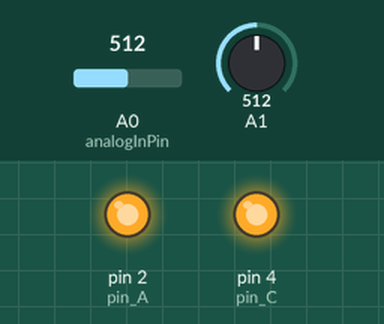
Recording of a sketch running on a simulated Arduino Uno, built with avr-gcc and run on an emulated ATmega328P. On the bench: output pins drawn as LEDs (lit = HIGH). Inputs (shaded band) come from the test bench; at power-on: A0 (analogInPin) = 512, A1 = 512. Pins used as bus, display or sensor lines are not drawn; what the sketch prints to the serial monitor is not drawn.

Above: at 1.2 s.
1.3 s: A0 (analogInPin) set to 108
4.3 s: A0 (analogInPin) set to 88
Timing chart, 0 to 7.3 s (numbered marks = the images above; inputs shaded):
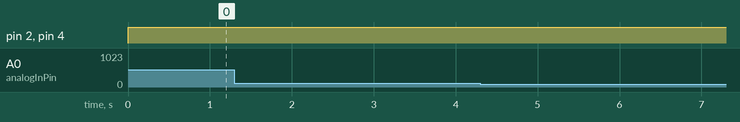

The sketch:

_4051_ArduinoCode.ino
```cpp
const int analogInPin = A0;  // analog input
const int pin_A = 2; // adress pins for MUX
const int pin_B = 3;
const int pin_C = 4;

int sens0 = 0;
int sens2 = 0;
int sens3 = 0;
int sens5 = 0;
int mid = 0;

void setup() {
  //Serial.begin(9600);
  Serial.begin(4800);
  pinMode(pin_A, OUTPUT);
  pinMode(pin_B, OUTPUT);
  pinMode(pin_C, OUTPUT);
}

void loop() {

  digitalWrite(pin_A, LOW); digitalWrite(pin_B, LOW); digitalWrite(pin_C, LOW);
  sens0 = analogRead(analogInPin);
  //0

  digitalWrite(pin_A, LOW); digitalWrite(pin_B, HIGH); digitalWrite(pin_C, LOW);
  sens2 = analogRead(analogInPin);
  //2

  digitalWrite(pin_A, HIGH); digitalWrite(pin_B, HIGH); digitalWrite(pin_C, LOW);
  sens3 = analogRead(analogInPin);
  //3

  digitalWrite(pin_A, HIGH); digitalWrite(pin_B, LOW); digitalWrite(pin_C, HIGH);
  sens5 = analogRead(analogInPin);
  //5

  Serial.print("   1 : " );
  Serial.print(sens3);

  Serial.print("   2 : " );
  Serial.print(sens0);

  Serial.print("   3 : " );
  int mid = analogRead(A1);
  Serial.print(mid);

  Serial.print("   4 : " );
  Serial.print(sens2);

  Serial.print("   5 : " );
  Serial.println(sens5);

  delay(300);
}
```
